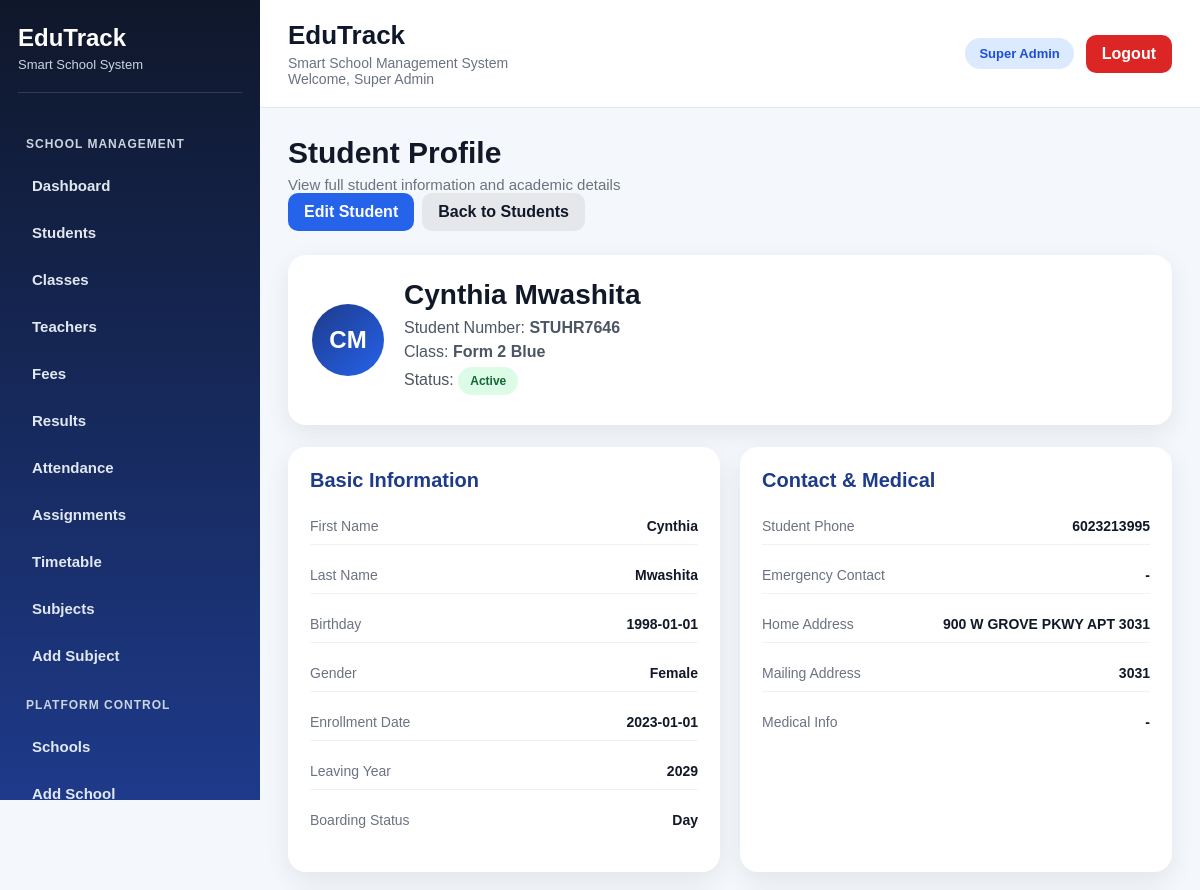
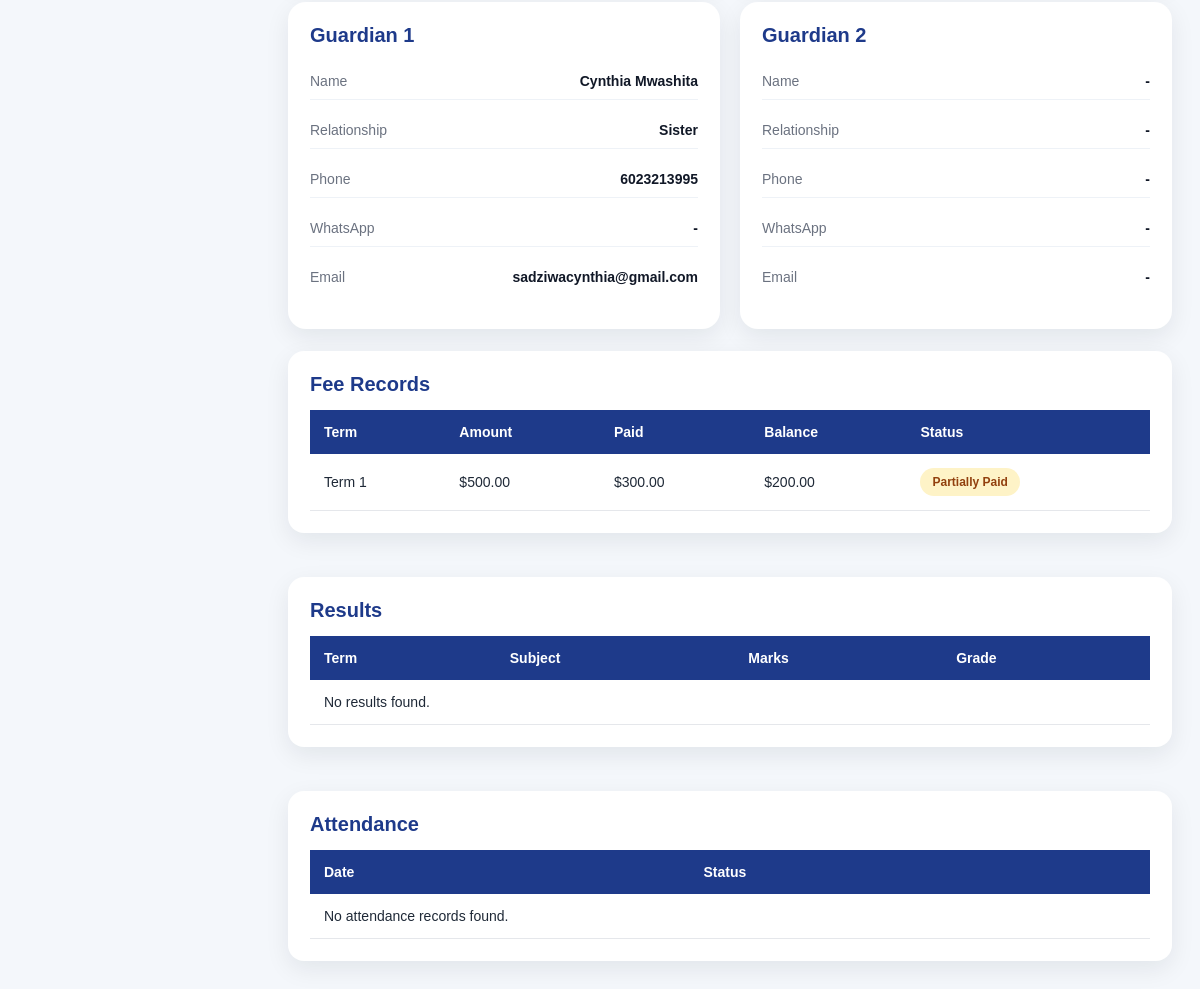
/student_profile/1 (signed in), run on the app's committed database (2 pictures, top to bottom).
### tables this page shows
CREATE TABLE students (
            id INTEGER PRIMARY KEY AUTOINCREMENT,
            school_id INTEGER,
            student_number TEXT UNIQUE,
            first_name TEXT,
            last_name TEXT,
            birthday TEXT,
            gender TEXT,
            enrollment_date TEXT,
            leaving_year TEXT,
            class_name TEXT,
            boarding_status TEXT,
            home_address TEXT,
            mailing_address TEXT,
            student_phone TEXT,
            medical_info TEXT,
            emergency_contact TEXT,
            guardian1_name TEXT,
            guardian1_relationship TEXT,
            guardian1_phone TEXT,
            guardian1_whatsapp TEXT,
            guardian1_email TEXT,
            guardian2_name TEXT,
            guardian2_relationship TEXT,
            guardian2_phone TEXT,
            guardian2_whatsapp TEXT,
            guardian2_email TEXT,
            current_status TEXT
        );

CREATE TABLE fees (
            id INTEGER PRIMARY KEY AUTOINCREMENT,
            school_id INTEGER,
            student_id INTEGER,
            term_name TEXT,
            amount REAL,
            paid_amount REAL DEFAULT 0,
            balance REAL,
            status TEXT,
            due_date TEXT
        );

### app.py (the view, shortened to what this page needs)
@app.route("/student_profile/<int:id>")
@login_required
@roles_required("school_admin", "super_admin")
def student_profile(id):
    school_id = session.get("school_id")
    role = session.get("role")
    if role == "super_admin":
        student = fetch_one("SELECT * FROM students WHERE id = ?", (id,))
        guardians = fetch_all("SELECT * FROM guardians WHERE student_id = ?", (id,))
        fees = fetch_all("SELECT * FROM fees WHERE student_id = ? ORDER BY term_name", (id,))
        results = fetch_all("SELECT * FROM results WHERE student_id = ? ORDER BY term, subject", (id,))
        attendance_records = fetch_all("SELECT * FROM attendance WHERE student_id = ? ORDER BY date DESC", (id,))
    return render_template(
        "student_profile.html",
        student=student,
        guardians=guardians,
        fees=fees,
        results=results,
        attendance_records=attendance_records,
    )

### app.py (called while the page is built, shortened)
def is_postgres():
    return os.environ.get("DATABASE_URL") is not None

def get_db():
    if is_postgres():
        return psycopg2.connect(
            os.environ.get("DATABASE_URL"),
            cursor_factory=RealDictCursor
        )
    conn = sqlite3.connect(DB_PATH)
    conn.row_factory = sqlite3.Row
    return conn

def convert_query(query: str) -> str:
    if is_postgres():
        return query.replace("?", "%s")
    return query

def fetch_one(query, params=()):
    conn = get_db()
    cursor = conn.cursor()
    cursor.execute(convert_query(query), params)
    row = cursor.fetchone()
    conn.close()
    return row

def fetch_all(query, params=()):
    conn = get_db()
    cursor = conn.cursor()
    cursor.execute(convert_query(query), params)
    rows = cursor.fetchall()
    conn.close()
    return rows

def login_required(f):
    @wraps(f)
    def wrapper(*args, **kwargs):
        if "user_id" not in session:
            flash("Please log in first.", "warning")
            return redirect(url_for("login"))
        return f(*args, **kwargs)
    return wrapper

def roles_required(*allowed_roles):
    def decorator(f):
        @wraps(f)
        def wrapper(*args, **kwargs):
            if "user_id" not in session:
                flash("Please log in first.", "warning")
                return redirect(url_for("login"))
            role = session.get("role")
            return f(*args, **kwargs)
        return wrapper
    return decorator

### templates/student_profile.html (shortened to what this page needs)
{% extends "base.html" %}
{% block content %}
<div class="page-header">
    <div>
        <h2 class="page-title">Student Profile</h2>
        <p class="page-subtitle">View full student information and academic details</p>
    </div>
    <div class="action-group">
        <a href="{{ url_for('edit_student', id=student.id) }}" class="btn btn-primary">Edit Student</a>
        <a href="{{ url_for('students') }}" class="btn btn-secondary">Back to Students</a>
    </div>
</div>
<div class="profile-top-card">
    <div class="profile-avatar">
        {{ student.first_name[0] if student.first_name else 'S' }}{{ student.last_name[0] if student.last_name else '' }}
    </div>
    <div class="profile-top-details">
        <h3>{{ student.first_name }} {{ student.last_name }}</h3>
        <p>Student Number: <strong>{{ student.student_number or '-' }}</strong></p>
        <p>Class: <strong>{{ student.class_name or '-' }}</strong></p>
        <p>
            Status:
            {% set status = student.current_status or 'Active' %}
            {% if status == 'Active' %}
                <span class="status-badge status-active">Active</span>
            {% elif status == 'Inactive' %}
                <span class="status-badge status-inactive">Inactive</span>
            {% else %}
                <span class="status-badge status-pending">{{ status }}</span>
            {% endif %}
        </p>
    </div>
</div>
<div class="profile-grid">
    <div class="profile-card">
        <h3>Basic Information</h3>
        <div class="profile-item"><span>First Name</span><strong>{{ student.first_name or '-' }}</strong></div>
        <div class="profile-item"><span>Last Name</span><strong>{{ student.last_name or '-' }}</strong></div>
        <div class="profile-item"><span>Birthday</span><strong>{{ student.birthday or '-' }}</strong></div>
        <div class="profile-item"><span>Gender</span><strong>{{ student.gender or '-' }}</strong></div>
        <div class="profile-item"><span>Enrollment Date</span><strong>{{ student.enrollment_date or '-' }}</strong></div>
        <div class="profile-item"><span>Leaving Year</span><strong>{{ student.leaving_year or '-' }}</strong></div>
        <div class="profile-item"><span>Boarding Status</span><strong>{{ student.boarding_status or '-' }}</strong></div>
    </div>
    <div class="profile-card">
        <h3>Contact & Medical</h3>
        <div class="profile-item"><span>Student Phone</span><strong>{{ student.student_phone or '-' }}</strong></div>
        <div class="profile-item"><span>Emergency Contact</span><strong>{{ student.emergency_contact or '-' }}</strong></div>
        <div class="profile-item"><span>Home Address</span><strong>{{ student.home_address or '-' }}</strong></div>
        <div class="profile-item"><span>Mailing Address</span><strong>{{ student.mailing_address or '-' }}</strong></div>
        <div class="profile-item"><span>Medical Info</span><strong>{{ student.medical_info or '-' }}</strong></div>
    </div>
    <div class="profile-card">
        <h3>Guardian 1</h3>
        <div class="profile-item"><span>Name</span><strong>{{ student.guardian1_name or '-' }}</strong></div>
        <div class="profile-item"><span>Relationship</span><strong>{{ student.guardian1_relationship or '-' }}</strong></div>
        <div class="profile-item"><span>Phone</span><strong>{{ student.guardian1_phone or '-' }}</strong></div>
        <div class="profile-item"><span>WhatsApp</span><strong>{{ student.guardian1_whatsapp or '-' }}</strong></div>
        <div class="profile-item"><span>Email</span><strong>{{ student.guardian1_email or '-' }}</strong></div>
    </div>
    <div class="profile-card">
        <h3>Guardian 2</h3>
        <div class="profile-item"><span>Name</span><strong>{{ student.guardian2_name or '-' }}</strong></div>
        <div class="profile-item"><span>Relationship</span><strong>{{ student.guardian2_relationship or '-' }}</strong></div>
        <div class="profile-item"><span>Phone</span><strong>{{ student.guardian2_phone or '-' }}</strong></div>
        <div class="profile-item"><span>WhatsApp</span><strong>{{ student.guardian2_whatsapp or '-' }}</strong></div>
        <div class="profile-item"><span>Email</span><strong>{{ student.guardian2_email or '-' }}</strong></div>
    </div>
</div>
<div class="profile-sections-grid">
    <div class="table-card">
        <div class="section-title-row">
            <h3>Fee Records</h3>
        </div>
        <div class="table-responsive">
            <table>
                <thead>
                    <tr>
                        <th>Term</th>
                        <th>Amount</th>
                        <th>Paid</th>
                        <th>Balance</th>
                        <th>Status</th>
                    </tr>
                </thead>
                <tbody>
                    {% for fee in fees %}
                    <tr>
                        <td>{{ fee.term_name or '-' }}</td>
                        <td>${{ "%.2f"|format(fee.amount or 0) }}</td>
                        <td>${{ "%.2f"|format(fee.paid_amount or 0) }}</td>
                        <td>${{ "%.2f"|format(fee.balance or 0) }}</td>
                        <td>
                            {% if fee.status == 'Paid' %}
                                <span class="status-badge status-paid">Paid</span>
                            {% elif fee.status == 'Partially Paid' %}
                                <span class="status-badge status-pending">Partially Paid</span>
                            {% else %}
                                <span class="status-badge status-inactive">{{ fee.status or 'Pending' }}</span>
                            {% endif %}
                        </td>
                    </tr>
                    {% else %}
                    <tr>
                        <td colspan="5">No fee records found.</td>
                    </tr>
                    {% endfor %}
                </tbody>
            </table>
        </div>
    </div>
    <div class="table-card">
        <div class="section-title-row">
            <h3>Results</h3>
        </div>
        <div class="table-responsive">
            <table>
                <thead>
                    <tr>
                        <th>Term</th>
                        <th>Subject</th>
                        <th>Marks</th>
                        <th>Grade</th>
                    </tr>
                </thead>
                <tbody>
                    {% for result in results %}
                    <tr>
                        <td>{{ result.term or '-' }}</td>
                        <td>{{ result.subject or '-' }}</td>
                        <td>{{ result.marks or '-' }}</td>
                        <td>{{ result.grade or '-' }}</td>
                    </tr>
                    {% else %}
                    <tr>
                        <td colspan="4">No results found.</td>
                    </tr>
                    {% endfor %}
                </tbody>
            </table>
        </div>
    </div>
    <div class="table-card">
        <div class="section-title-row">
            <h3>Attendance</h3>
        </div>
        <div class="table-responsive">
            <table>
                <thead>
                    <tr>
                        <th>Date</th>
                        <th>Status</th>
                    </tr>
                </thead>
                <tbody>
                    {% for record in attendance_records %}
                    <tr>
                        <td>{{ record.date or '-' }}</td>
                        <td>
                            {% if record.status == 'Present' %}
                                <span class="status-badge status-active">Present</span>
                            {% elif record.status == 'Absent' %}
                                <span class="status-badge status-inactive">Absent</span>
                            {% else %}
                                <span class="status-badge status-pending">{{ record.status or '-' }}</span>
                            {% endif %}
                        </td>
                    </tr>
                    {% else %}
                    <tr>
                        <td colspan="2">No attendance records found.</td>
                    </tr>
                    {% endfor %}
                </tbody>
            </table>
        </div>
    </div>
</div>
{% endblock %}

### templates/base.html (shortened to what this page needs)
<!DOCTYPE html>
<html lang="en">
<head>
    <link rel="stylesheet" href="{{ url_for('static', filename='style.css') }}">
</head>
<body>
    <div class="main-layout">
        {% if session.get('user_id') %}
        <aside class="sidebar">
            <div class="sidebar-brand">
                <h2>EduTrack</h2>
                <p>Smart School System</p>
            </div>
            <nav class="sidebar-menu">
    {% if session.get('role') in ['school_admin', 'super_admin'] %}
        <div class="menu-section-title">School Management</div>
        <a href="{{ url_for('dashboard') }}" class="nav-link">Dashboard</a>
        <a href="{{ url_for('students') }}" class="nav-link">Students</a>
        <a href="{{ url_for('classes') }}" class="nav-link">Classes</a>
        <a href="{{ url_for('teachers') }}" class="nav-link">Teachers</a>
        <a href="{{ url_for('fees') }}" class="nav-link">Fees</a>
        <a href="{{ url_for('results') }}" class="nav-link">Results</a>
        <a href="{{ url_for('attendance') }}" class="nav-link">Attendance</a>
        <a href="{{ url_for('assignments') }}" class="nav-link">Assignments</a>
        <a href="{{ url_for('timetable') }}" class="nav-link">Timetable</a>
        <a href="{{ url_for('subjects') }}" class="nav-link">Subjects</a>
        <a href="{{ url_for('add_subject') }}" class="nav-link">Add Subject</a>
    {% endif %}
    {% if session.get('role') == 'super_admin' %}
        <div class="menu-section-title">Platform Control</div>
        <a href="{{ url_for('schools') }}" class="nav-link">Schools</a>
        <a href="{{ url_for('add_school') }}" class="nav-link">Add School</a>
    {% endif %}
</nav>
        </aside>
        {% endif %}
        <div class="content-area">
            {% if session.get('user_id') %}
            <header class="topbar">
            <div>
        <h1 class="topbar-title">EduTrack</h1>
        <p class="topbar-subtitle">
            Smart School Management System
        </p>
        <p class="topbar-subtitle">
            Welcome, {{ session.get('full_name', 'User') }}
        </p>
    </div>
                <div class="topbar-actions">
                    <span class="role-badge">{{ session.get('role', 'user')|replace('_', ' ')|title }}</span>
                    <a href="{{ url_for('logout') }}" class="btn btn-danger">Logout</a>
                </div>
            </header>
            {% endif %}
            <main class="page-content">
                {% block content %}{% endblock %}
            </main>
        </div>
    </div>
</body>
</html>

### data on the page
students: first_name "C", last_name "M", first_name "Cynthia", last_name "Mwashita", student_number "STUHR7646", class_name "Form 2 Blue", birthday "1998-01-01", gender "Female", enrollment_date "2023-01-01", leaving_year "2029", boarding_status "Day", student_phone "6023213995", emergency_contact "-", home_address "900 W GROVE PKWY APT 3031", mailing_address "3031", medical_info "-", guardian1_name "Cynthia Mwashita", guardian1_relationship "Sister", guardian1_phone "6023213995", guardian1_whatsapp "-", guardian1_email "sadziwacynthia@gmail.com", guardian2_name "-", guardian2_relationship "-", guardian2_phone "-", guardian2_whatsapp "-", guardian2_email "-"
fees: term_name "Term 1", amount "500.00", paid_amount "300.00", balance "200.00", status "Partially Paid"

### other printed values
{{ session.get('full_name', 'User') }} "Super Admin"
{{ session.get('role', 'user')|replace('_', ' ')|title }} "Super Admin"
